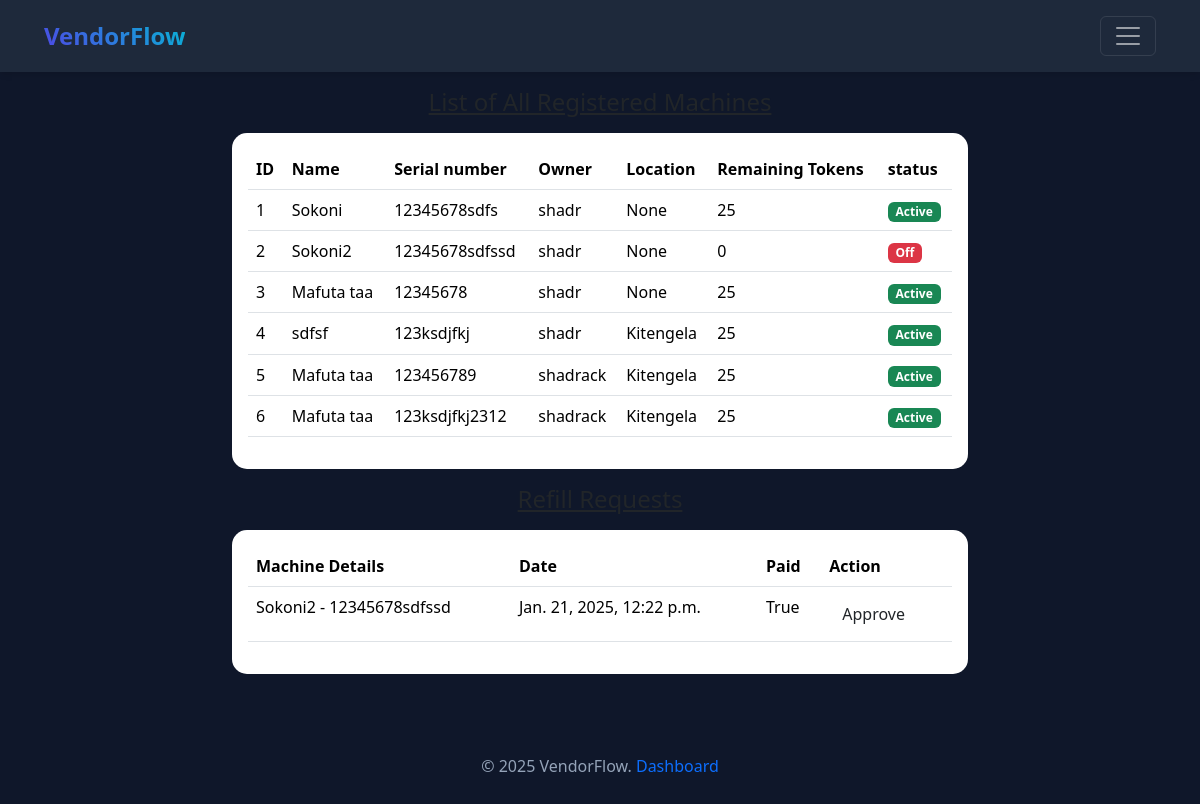
The app's page /dashboard/ (signed in), older data.
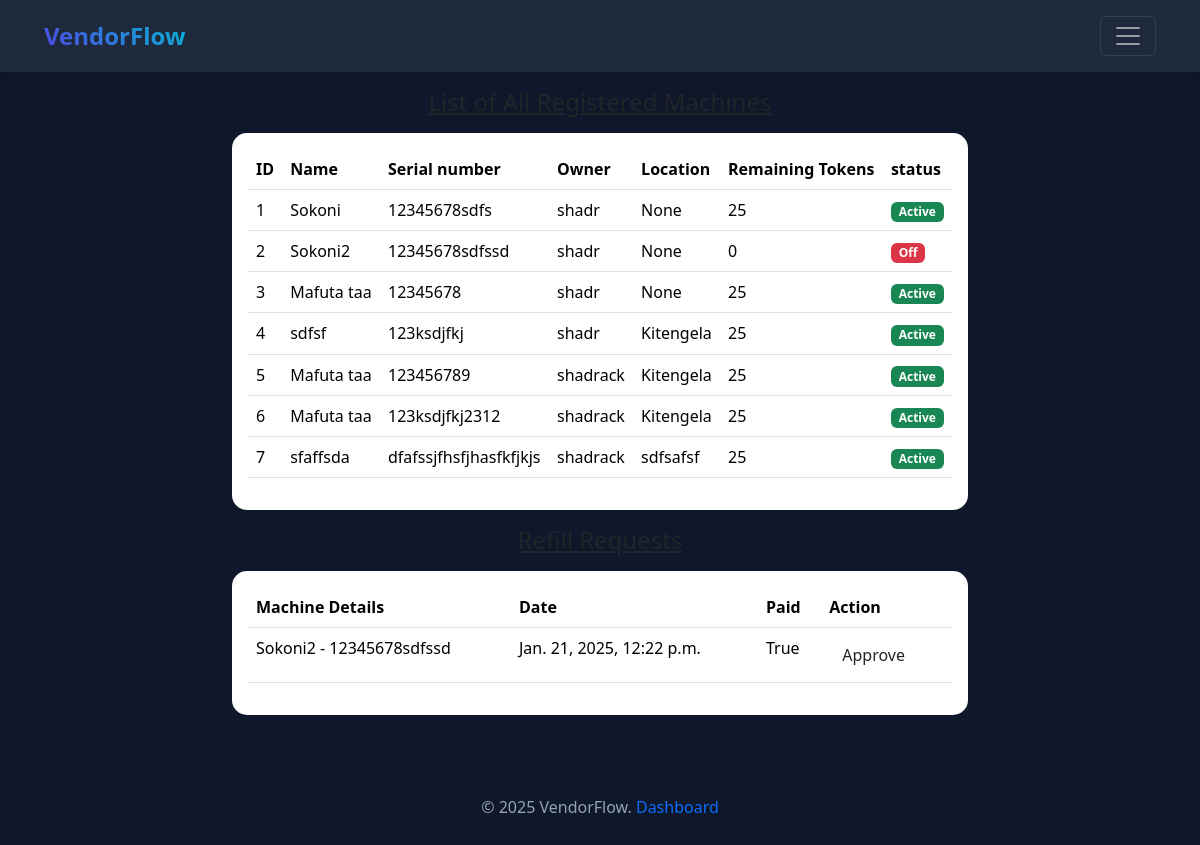
The same page, newer data.
### vending/models.py (models this page shows, shortened)
class Machine(models.Model):
    CHOICES = [
        ('Milk', 'Milk'),
        ('Juice', 'Juice'),
        ('Cooking oil', 'Cooking oil'),
        ('Other', 'Other'),
    ]
    name = models.CharField(max_length=255, blank=True, null=True)
    location = models.CharField(blank=True, null=True, max_length=255)
    serial_number = models.CharField(max_length=255, unique=True)
    machine_type = models.CharField(max_length=255, choices=CHOICES, blank=True, null=True, default='Milk')
    total_volume = models.FloatField(default=0.000)
    total_amount = models.FloatField(default=0.000)
    initial_tokens = models.PositiveIntegerField(default=25)
    remaining_tokens = models.PositiveIntegerField(default=25)
    owner = models.ForeignKey(User, on_delete=models.CASCADE, related_name='vending_machine')
    def __str__(self):
        return f'{self.name} - {self.serial_number}'

class Refill(models.Model):
    machine = models.ForeignKey(Machine, on_delete=models.CASCADE, related_name='refills')
    date = models.DateTimeField(auto_now_add=True)
    payment_made = models.BooleanField(default=False)
    status = models.CharField(max_length=100, default='Pending')
    token_pack = models.CharField(max_length=100, null=True, blank=True)

### managment/views.py (the view, shortened to what this page needs)
# urls.py: path("dashboard/", Dashboard.as_view(), name="dashboard"),
class Dashboard(LoginRequiredMixin, View):
  def get(self, request):
    if request.user.is_superuser:
      machines = Machine.objects.order_by('id')
      refills = Refill.objects.filter(status='Pending', payment_made=True)
      context = {
        'machines': machines,
        'refills': refills,
      }
      return render(request, 'managment/dashboard.html', context)
    else:
      messages.error(request, 'You are not authorized to view the admin dashboard')
      return redirect('home')

### managment/templates/managment/dashboard.html (shortened to what this page needs)
{% extends "vending/base.html" %}
{% block content %}
<div class="container">
  <div class="row my-3 justify-content-center">
    <div class="col-sm-10 col-md-8">
      <h3 class="h4 mb-3 text-center text-decoration-underline">List of All Registered Machines</h3>
      <div class="card">
        <div class="card-body">
          <div class="table-responsive">
            <table class="table">
              <thead>
                <tr>
                  <th>ID</th>
                  <th>Name</th>
                  <th>Serial number</th>
                  <th>Owner</th>
                  <th>Location</th>
                  <th>Remaining Tokens</th>
                  <th>status</th>
                </tr>
              </thead>
              <tbody>
                {% for machine in machines %}
                <tr>
                  <td scope="row">{{machine.id}}</td>
                  <td>{{machine.name}}</td>
                  <td>{{machine.serial_number}}</td>
                  <td>{{machine.owner}}</td>
                  <td>{{machine.location}}</td>
                  <td>{{machine.remaining_tokens}}</td>
                  <td>
                    {% if machine.remaining_tokens > 0 %}
                    <span class="badge bg-success">Active</span>
                    {% else %}
                    <span class="badge bg-danger">Off</span>
                    {% endif %}
                  </td>
                </tr>
                {% endfor %}
              </tbody>
            </table>
          </div>
        </div>
      </div>
    </div>
  </div>
  <div class="row my-3 justify-content-center">
    <div class="col-sm-10 col-md-8">
      <h3 class="h4 mb-3 text-center text-decoration-underline">Refill Requests</h3>
      <div class="card">
        <div class="card-body">
          <div class="table-responsive">
            <table class="table">
              <thead>
                <tr>
                  <th>Machine Details</th>
                  <th>Date</th>
                  <th>Paid</th>
                  <th>Action</th>
                </tr>
              </thead>
              <tbody>
                {% for refill in refills %}
                <form method="post">
                  <tr>
                    <td scope="row">{{refill.machine}}</td>
                    <td>{{refill.date}}</td>
                    <td>{{refill.payment_made}}</td>
                    <td><button class="btn" value="{{ refill.id }}" name="button">Approve</button></td>
                  </tr>
                </form>
                {% endfor %}
              </tbody>
            </table>
          </div>
        </div>
      </div>
    </div>
  </div>
</div>
{% endblock %}

### vending/templates/vending/base.html (shortened to what this page needs)
<!DOCTYPE html>
<html lang="en">
  {% load static %}
  <head>
    <link href="https://cdn.jsdelivr.net/npm/bootstrap@5.3.3/dist/css/bootstrap.min.css" rel="stylesheet" />
    <link rel="stylesheet" href="https://cdnjs.cloudflare.com/ajax/libs/font-awesome/6.7.2/css/all.min.css" />
    <link rel="stylesheet" href="{% static 'css/style.css' %}" />
  </head>
  <body class="d-flex flex-column min-vh-100">
    <main class="flex-grow-1">
      {% if request.user.is_authenticated %}
      {% include 'vending/navbar.html' %}
      {% else %}
        <div class="navbar mb-5">
          <a href="{% url 'home' %}" class="logo">VendorFlow</a>
        </div>
      {% endif %}  {% block content %}
      {% endblock %}
    </main>
    <footer class="footer">
      © 2025 VendorFlow.
      <a href="{% url 'dashboard' %}" style="text-decoration: none">Dashboard</a>
    </footer>
  </body>
</html>

### vending/templates/vending/navbar.html (shortened to what this page needs)
<nav class="navbar mb-2" data-bs-theme="dark">
  <div class="container-fluid">
    <a class="logo" href="{% url 'home' %}">VendorFlow</a>
    <button class="navbar-toggler" type="button" data-bs-toggle="offcanvas" data-bs-target="#offcanvasNavbar" aria-controls="offcanvasNavbar"><span class="navbar-toggler-icon"></span></button>
  </div>
</nav>

### static/css/style.css (style rules this page uses)
:root { --primary: #4f46e5; --primary-dark: #4338ca; --secondary: #06b6d4; --background: #0f172a; --surface: #1e293b; --text: #f8fafc; --text-secondary: #94a3b8; --success: #22c55e; }
body { background-color: var(--background); min-height: 100vh; }
.navbar { background: var(--surface); padding: 1rem 2rem; display: flex; justify-content: space-between; align-items: center; box-shadow: 0 4px 6px -1px rgba(0, 0, 0, 0.1); }
.logo { font-size: 1.5rem; font-weight: bold; background: linear-gradient(45deg, var(--primary), var(--secondary)); -webkit-background-clip: text; -webkit-text-fill-color: transparent; }
.footer { text-align: center; padding: 2rem; color: var(--text-secondary); margin-top: 2rem; }
.card { border: none; border-radius: 15px; transition: all 0.3s ease; }

Row changes from the older to the newer data that the page shows:
added Machine: id "7", name "sfaffsda", serial_number "dfafssjfhsfjhasfkfjkjs", owner "shadrack", location "sdfsafsf", remaining_tokens "25", shows "Active"
